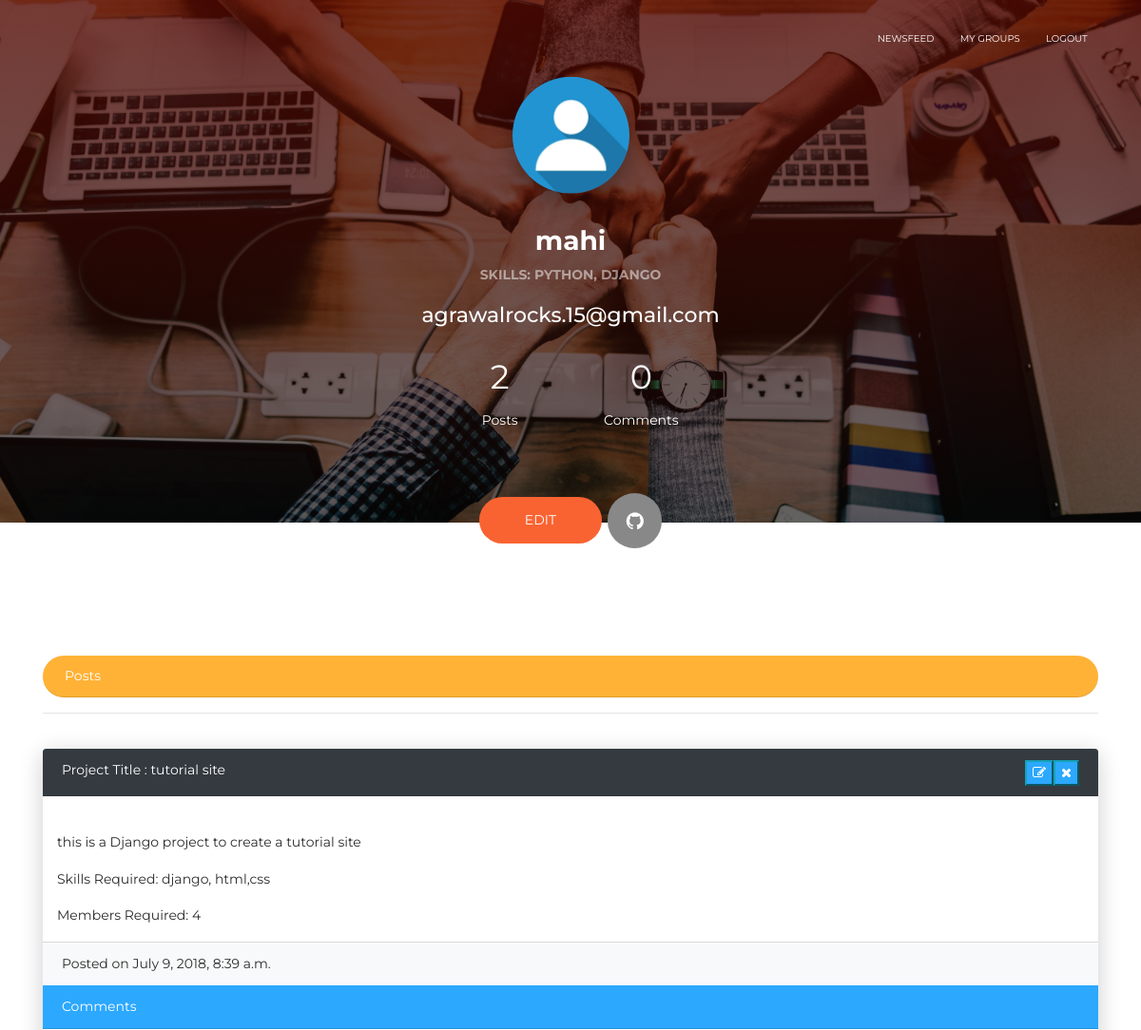
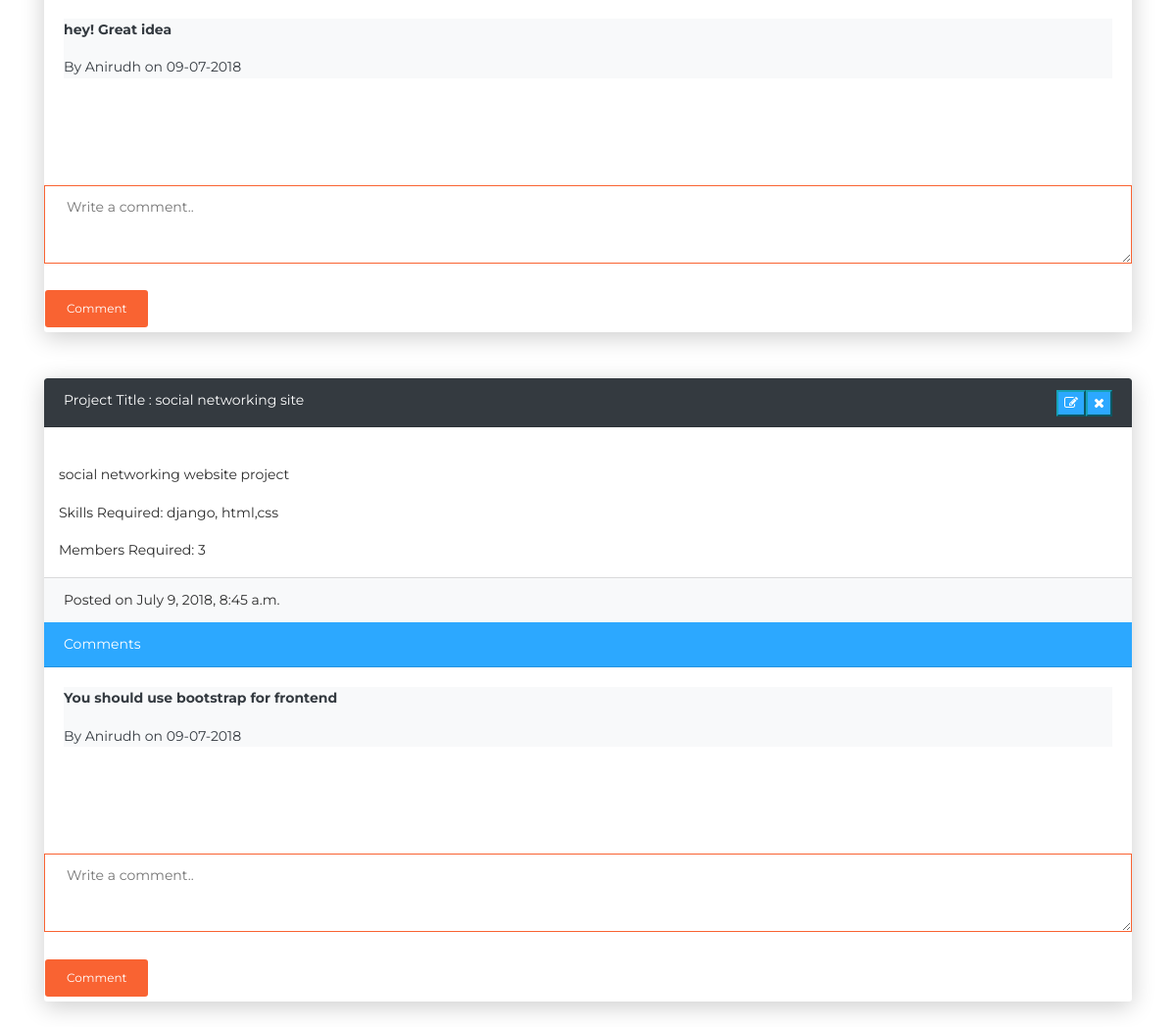
The page /accounts/profile/29 (signed in) on the database its author committed (2 pictures, top to bottom).
### accounts/models.py (models this page shows)
class UserProfileInfo(models.Model):
    user = models.OneToOneField(User, on_delete=models.CASCADE, related_name='profile')
    portfolio_site = models.URLField(blank=True)
    profile_pic = models.ImageField(upload_to='profile_pics', default="1.jpg")
    skills = models.CharField(max_length=300, null=True)
    def __str__(self):
        return self.user.username

### posts/models.py (models this page shows, shortened)
class Posts(models.Model):
    profile = models.ForeignKey(UserProfileInfo, on_delete=models.CASCADE, related_name='posts')
    project_title = models.CharField(max_length=200)
    project_description = models.TextField()
    skills_required = models.TextField()
    members_required = models.IntegerField()
    posted_on = models.DateTimeField(default=timezone.now)

class Comments(models.Model):
    post = models.ForeignKey(Posts, on_delete=models.CASCADE, related_name='comments')
    author = models.ForeignKey(UserProfileInfo, on_delete=models.CASCADE, related_name='user_comments')
    comment_text = models.TextField()
    comment_date = models.DateTimeField(default=timezone.now)

### accounts/views.py (the view)
# urls.py: url(r'^profile/(?P<pk>\d+)$', views.ProfileDetailView.as_view(), name='profile'),
class ProfileDetailView(LoginRequiredMixin, DetailView):
    login_url = '/accounts/user_login'
    redirect_field_name = 'home:index'
    model = UserProfileInfo
    template_name = 'accounts/profile.html'
    def get_context_data(self, **kwargs):
        if self.request.session.has_key('user_id'):
            u_id = self.request.session['user_id']
            context = super(ProfileDetailView, self).get_context_data(**kwargs)
            context['user_id'] = u_id
        f = CommentForm()
        context['form'] = f
        return context

### posts/forms.py
class CommentForm(forms.ModelForm):
    class Meta:
        model = Comments
        fields = ('comment_text',)
        widgets = {'comment_text': forms.Textarea(attrs={'class': 'btn-primary btn-simple text-dark ',
                                                         'placeholder': 'Write a comment..',
                                                         'style': 'height:80px; width:100%;',
                                                         })}
        labels = {'comment_text': ''}

### accounts/templates/accounts/profile.html (shortened to what this page needs)
<!DOCTYPE html>
{% load staticfiles %}
<html lang="en">
<head>
    <link rel="stylesheet" href="https://maxcdn.bootstrapcdn.com/font-awesome/latest/css/font-awesome.min.css" />
    <link href="{% static 'css/bootstrap.min.css' %}" rel="stylesheet" />
    <link href="{% static 'css/now-ui-kit.css' %}" rel="stylesheet" />
</head>
<body class="profile-page sidebar-collapse">
 <nav class="navbar navbar-expand-lg bg-primary fixed-top navbar-transparent" color-on-scroll="400" >
        <div class="container">
            <div class="collapse navbar-collapse justify-content-end" id="navigation" data-nav-image="">
                <ul class="navbar-nav">
                    <li class="nav-item">
                        <a class="nav-link" href="{% url 'posts:list_and_create' pk=user_id %}">NewsFeed</a>
                    </li>
                    <li class="nav-item">
                        <a class="nav-link" href="{% url 'groups:group_list' %}">My Groups</a>
                    </li>
                    <li class="nav-item">
                        <a class="nav-link" href="{% url 'logout' %}">Logout</a>
                    </li>
                </ul>
            </div>
        </div>
    </nav>
    <div class="wrapper">
        <div class="page-header page-header-small" filter-color="orange" style="max-height: 100px;">
            <div class="page-header-image" data-parallax="true" style="background-image: url('{% static 'img/image1.jpg' %}'); ">
            </div>
            <div class="container">
                <div class="content-center">
                    <div class="photo-container">
                        <img src="{{userprofileinfo.profile_pic.url}}" />
                    </div>
                    <h3 class="title">{{ userprofileinfo.user.username }}</h3>
                    <p class="category">Skills: {{ userprofileinfo.skills }}</p>
                    <p class="h5">{{ userprofileinfo.user.email }}</p>
                    <div class="content">
                        <div class="social-description">
                            <h2>{{ userprofileinfo.posts.count }}</h2>
                            <p>Posts</p>
                        </div>
                        <div class="social-description">
                            <h2>{{ userprofileinfo.user_comments.count }}</h2>
                            <p>Comments</p>
                        </div>
                    </div>
                    </div>
                </div>
            </div>
        </div>
    <div class="section">
            <div class="container">
                <div class="button-container">
                    <a  href="{% url 'accounts:edit_profile' pk=userprofileinfo.pk %}" class="btn btn-primary btn-round btn-lg" rel="tooltip" title="Edit Profile">EDIT</a>
                    <a href="#button" class="btn btn-default btn-round btn-lg btn-icon" rel="tooltip" title="View my Portfolio">
                        <i class="fa fa-github"></i>
                    </a>
                </div>
            </div>
    </div>
<div class="container">
<div class="card-header bg-warning btn-round text-white">Posts</div>
    <hr>
    {% for post in userprofileinfo.posts.all  %}
        <br>
         <div class="card card-login" style="width: 100%">
                <div class="card-header bg-dark text-white" style="height: 50px;"> Project Title : {{ post.project_title|safe}}
                    <form action="{% url "posts:post_remove" post.pk %}" method="post" style="position: relative; float: right;">
                     <button class="btn-info" onclick="return confirm('Are you sure you want to delete?');" rel="tooltip" title="Delete Post"><i class="fa fa-remove"></i> </button>
                     </form>
                     <a href="{% url "posts:post_edit" pk=post.pk %}"><button class="btn-info" style="position: relative; float: right;" rel="tooltip" title="Edit Post" ><i class="fa fa-edit"></i> </button></a>
                </div>
                <div class="container">
                    <br>
                <p>{{ post.project_description|safe }}</p>
                <p>Skills Required: {{ post.skills_required }}</p>
                <p>Members Required: {{ post.members_required }}</p>
                </div>
                <div class="card-footer bg-light" >Posted on {{ post.posted_on }}</div>
             <div class="card-header bg-info text-white" >
                Comments
             </div>
                <div class="card-body">
                     {% for comment in post.comments.all %}
                         <div class="card-plain bg-light text-dark">
                        <p><strong>{{  comment.comment_text}}</strong></p>
                             <p class="text-left"> By {{  comment.author}}
                            on {{  comment.comment_date|date:'d-m-Y'}}</p>
                         </div>
                         {% empty %}
                         <p class="text-dark">No Comments </p>
                    {% endfor %}
                </div>
                 <form method="POST" enctype="multipart/form-data" action="{% url 'posts:comment_create' pk=post.pk %}">
                    {{ form.as_p }}
                    <input type="submit"  class="btn btn-primary" value="Comment">
                </form>
        </div>
        <br>
    {% endfor %}
</div>
</body>
</html>

### rows shown on the page
UserProfileInfo: profile_pic (picture), user.username "mahi", skills "PYTHON, DJANGO", user.email "agrawalrocks.15@gmail.com", posts.count "2", user_comments.count "0"
Posts: project_title "tutorial site", project_description "this is a Django project to create a tutorial site", skills_required "django, html,css", members_required "4", posted_on "July 9, 2018, 8:39 a.m."
Comments: comment_text "hey! Great idea", author "Anirudh", comment_date "09-07-2018"
Posts: project_title "social networking site", project_description "social networking website project", skills_required "django, html,css", members_required "3", posted_on "July 9, 2018, 8:45 a.m."
Comments: comment_text "You should use bootstrap for frontend", author "Anirudh", comment_date "09-07-2018"
